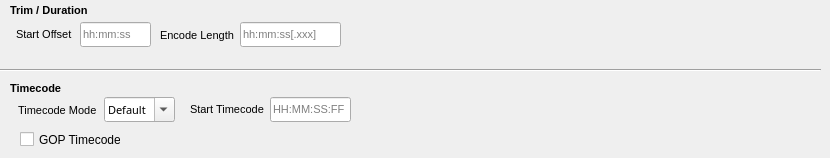
      <widget class="QWidget" name="tabTimingControls">
       <attribute name="title">
        <string>Timing Controls</string>
       </attribute>
       <widget class="QCheckBox" name="checkGopTimecode">
        <property name="geometry">
         <rect>
          <x>20</x>
          <y>130</y>
          <width>101</width>
          <height>19</height>
         </rect>
        </property>
        <property name="toolTip">
         <string>GOP Timecode

When this is checked, will write timecode to the Group of Pictures (GOP). 
This requires re-rendering video when checked. This will use the Start 
Timecode field when using Metadata Time code. Otherwise it defaults to drop 
frame 00:00:00;00. 

If you need a custom GOP timecode without metadata timecode, uncheck this box 
and add -gop_timecode to Manual Options. It is perfectly fine to use matching 
metadata timecode and GOP timecode together.

Adds -gop_timecode to the command line.</string>
        </property>
        <property name="text">
         <string>GOP Timecode</string>
        </property>
       </widget>
       <widget class="QLabel" name="l_TimeCodeStart">
        <property name="geometry">
         <rect>
          <x>190</x>
          <y>101</y>
          <width>81</width>
          <height>17</height>
         </rect>
        </property>
        <property name="font">
         <font>
          <pointsize>8</pointsize>
          <italic>false</italic>
          <bold>false</bold>
         </font>
        </property>
        <property name="text">
         <string>Start Timecode</string>
        </property>
       </widget>
       <widget class="QLabel" name="l_TimeCodeMode">
        <property name="geometry">
         <rect>
          <x>18</x>
          <y>100</y>
          <width>91</width>
          <height>20</height>
         </rect>
        </property>
        <property name="font">
         <font>
          <pointsize>8</pointsize>
          <italic>false</italic>
          <bold>false</bold>
         </font>
        </property>
        <property name="text">
         <string>Timecode Mode</string>
        </property>
       </widget>
       <widget class="QLineEdit" name="TimeCodeStart">
        <property name="geometry">
         <rect>
          <x>270</x>
          <y>97</y>
          <width>81</width>
          <height>25</height>
         </rect>
        </property>
        <property name="font">
         <font>
          <pointsize>8</pointsize>
          <italic>false</italic>
          <bold>false</bold>
         </font>
        </property>
        <property name="toolTip">
         <string>Start Timecode: When Timecode Mode is set to DF or NDF,
enter the desired starting timecode.

Leave this field empty to use 00:00:00;00 (DF)
or 00:00:00:00 (NDF).

This field is disabled when Timecode Mode
is set to Default.

This field is also shared with GOP Timecode.</string>
        </property>
        <property name="placeholderText">
         <string>HH:MM:SS:FF</string>
        </property>
       </widget>
       <widget class="QComboBox" name="TimeCodeMode">
        <property name="geometry">
         <rect>
          <x>104</x>
          <y>97</y>
          <width>71</width>
          <height>25</height>
         </rect>
        </property>
        <property name="font">
         <font>
          <family>Sans Serif</family>
          <pointsize>8</pointsize>
          <italic>false</italic>
          <bold>false</bold>
         </font>
        </property>
        <property name="toolTip">
         <string>Metadata Timecode

Default
Use FFmpeg's default behavior (does not add the -timecode option and 
defaults to Non-Drop Frame NDF timecode).

DF
Drop Frame: Adds -timecode using a semicolon
(e.g. 00:00:00;00).

NDF
Non-Drop Frame: Adds -timecode using a colon
(e.g. 00:00:00:00).

When encoding for many professional NTSC broadcast
playout systems, Drop Frame timecode is typically needed.

Adds -timecode flag to the command line.</string>
        </property>
        <property name="editable">
         <bool>true</bool>
        </property>
        <item>
         <property name="text">
          <string>Default</string>
         </property>
        </item>
        <item>
         <property name="text">
          <string>DF</string>
         </property>
        </item>
        <item>
         <property name="text">
          <string>NDF</string>
         </property>
        </item>
       </widget>
       <widget class="QLineEdit" name="EncodeLength">
        <property name="geometry">
         <rect>
          <x>240</x>
          <y>22</y>
          <width>101</width>
          <height>25</height>
         </rect>
        </property>
        <property name="font">
         <font>
          <pointsize>8</pointsize>
          <italic>false</italic>
          <bold>false</bold>
         </font>
        </property>
        <property name="toolTip">
         <string>Encoding duration (e.g., 30, 00:01:00, 00:00:30.500)</string>
        </property>
        <property name="placeholderText">
         <string>hh:mm:ss[.xxx]</string>
        </property>
       </widget>
       <widget class="QLineEdit" name="VideoStartTimeOffset">
        <property name="geometry">
         <rect>
          <x>80</x>
          <y>22</y>
          <width>71</width>
          <height>25</height>
         </rect>
        </property>
        <property name="font">
         <font>
          <pointsize>8</pointsize>
          <italic>false</italic>
          <bold>false</bold>
         </font>
        </property>
        <property name="toolTip">
         <string>Start Position Offset: Decodes but discards input until the timestamps reach position.
Value in seconds. Adds the -ss flag to the commandline.
If you need this on Input (which is more efficient), use Manual Input Opts below.</string>
        </property>
        <property name="inputMethodHints">
         <set>Qt::InputMethodHint::ImhNone</set>
        </property>
        <property name="text">
         <string/>
        </property>
        <property name="maxLength">
         <number>8</number>
        </property>
        <property name="placeholderText">
         <string>hh:mm:ss</string>
        </property>
       </widget>
       <widget class="QLabel" name="l_VideoStartTimeOffset">
        <property name="geometry">
         <rect>
          <x>16</x>
          <y>26</y>
          <width>61</width>
          <height>17</height>
         </rect>
        </property>
        <property name="font">
         <font>
          <pointsize>8</pointsize>
          <italic>false</italic>
          <bold>false</bold>
         </font>
        </property>
        <property name="toolTip">
         <string>Start Position Offset: Decodes but discards input until the timestamps reach position.
Value in seconds. Adds the -ss flag to the commandline.
If you need this on Input (which is more efficient), use Manual Input Opts below.</string>
        </property>
        <property name="text">
         <string>Start Offset</string>
        </property>
       </widget>
       <widget class="QLabel" name="l_EncodeLength">
        <property name="geometry">
         <rect>
          <x>160</x>
          <y>27</y>
          <width>91</width>
          <height>16</height>
         </rect>
        </property>
        <property name="font">
         <font>
          <pointsize>8</pointsize>
          <italic>false</italic>
          <bold>false</bold>
         </font>
        </property>
        <property name="toolTip">
         <string>Encoding duration (e.g., 30, 00:01:00, 00:00:30.500)</string>
        </property>
        <property name="text">
         <string>Encode Length</string>
        </property>
       </widget>
       <widget class="Line" name="line_5">
        <property name="geometry">
         <rect>
          <x>0</x>
          <y>60</y>
          <width>821</width>
          <height>20</height>
         </rect>
        </property>
        <property name="orientation">
         <enum>Qt::Orientation::Horizontal</enum>
        </property>
       </widget>
       <widget class="QLabel" name="label_9">
        <property name="geometry">
         <rect>
          <x>10</x>
          <y>2</y>
          <width>91</width>
          <height>16</height>
         </rect>
        </property>
        <property name="font">
         <font>
          <pointsize>8</pointsize>
          <italic>false</italic>
          <bold>true</bold>
         </font>
        </property>
        <property name="text">
         <string>Trim / Duration</string>
        </property>
       </widget>
       <widget class="QLabel" name="label_10">
        <property name="geometry">
         <rect>
          <x>10</x>
          <y>80</y>
          <width>71</width>
          <height>16</height>
         </rect>
        </property>
        <property name="font">
         <font>
          <pointsize>8</pointsize>
          <italic>false</italic>
          <bold>true</bold>
         </font>
        </property>
        <property name="text">
         <string>Timecode</string>
        </property>
       </widget>
      </widget>
